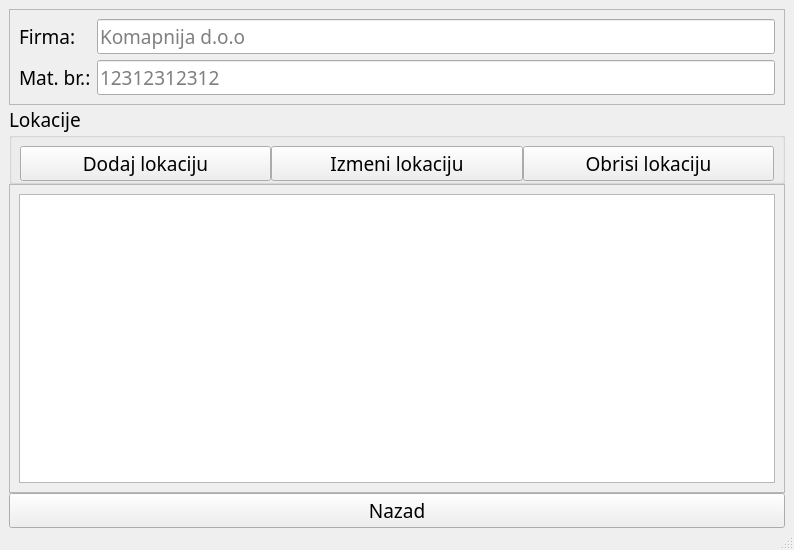
<?xml version="1.0" encoding="UTF-8"?>
<ui version="4.0">
 <class>MainWindow</class>
 <widget class="QMainWindow" name="MainWindow">
  <property name="geometry">
   <rect>
    <x>0</x>
    <y>0</y>
    <width>794</width>
    <height>550</height>
   </rect>
  </property>
  <property name="windowTitle">
   <string>MainWindow</string>
  </property>
  <widget class="QWidget" name="centralwidget">
   <layout class="QVBoxLayout" name="verticalLayout_2">
    <property name="spacing">
     <number>0</number>
    </property>
    <property name="bottomMargin">
     <number>0</number>
    </property>
    <item>
     <widget class="QFrame" name="frame">
      <property name="font">
       <font>
        <family>Calibri Light</family>
        <pointsize>14</pointsize>
       </font>
      </property>
      <property name="frameShape">
       <enum>QFrame::StyledPanel</enum>
      </property>
      <property name="frameShadow">
       <enum>QFrame::Raised</enum>
      </property>
      <layout class="QGridLayout" name="gridLayout">
       <item row="2" column="0">
        <widget class="QLabel" name="matbrLabel">
         <property name="text">
          <string>Mat. br.:</string>
         </property>
        </widget>
       </item>
       <item row="0" column="0">
        <widget class="QLabel" name="firmaLabel">
         <property name="font">
          <font>
           <family>Calibri Light</family>
           <pointsize>14</pointsize>
          </font>
         </property>
         <property name="text">
          <string>Firma:</string>
         </property>
        </widget>
       </item>
       <item row="2" column="1">
        <widget class="QLineEdit" name="matbrTxt">
         <property name="readOnly">
          <bool>true</bool>
         </property>
         <property name="placeholderText">
          <string>12312312312</string>
         </property>
        </widget>
       </item>
       <item row="0" column="1">
        <widget class="QLineEdit" name="firmaTxt">
         <property name="enabled">
          <bool>true</bool>
         </property>
         <property name="readOnly">
          <bool>true</bool>
         </property>
         <property name="placeholderText">
          <string>Komapnija d.o.o</string>
         </property>
        </widget>
       </item>
      </layout>
     </widget>
    </item>
    <item>
     <widget class="QGroupBox" name="groupBox">
      <property name="font">
       <font>
        <family>Calibri Light</family>
        <pointsize>14</pointsize>
       </font>
      </property>
      <property name="title">
       <string>Lokacije</string>
      </property>
      <layout class="QHBoxLayout" name="horizontalLayout">
       <property name="spacing">
        <number>0</number>
       </property>
       <property name="leftMargin">
        <number>8</number>
       </property>
       <property name="topMargin">
        <number>8</number>
       </property>
       <property name="rightMargin">
        <number>8</number>
       </property>
       <property name="bottomMargin">
        <number>0</number>
       </property>
       <item>
        <widget class="QPushButton" name="addBtn">
         <property name="sizePolicy">
          <sizepolicy hsizetype="Minimum" vsizetype="Preferred">
           <horstretch>0</horstretch>
           <verstretch>0</verstretch>
          </sizepolicy>
         </property>
         <property name="text">
          <string>Dodaj lokaciju</string>
         </property>
        </widget>
       </item>
       <item>
        <widget class="QPushButton" name="updateBtn">
         <property name="sizePolicy">
          <sizepolicy hsizetype="Minimum" vsizetype="Preferred">
           <horstretch>0</horstretch>
           <verstretch>0</verstretch>
          </sizepolicy>
         </property>
         <property name="text">
          <string>Izmeni lokaciju</string>
         </property>
        </widget>
       </item>
       <item>
        <widget class="QPushButton" name="deleteBtn">
         <property name="sizePolicy">
          <sizepolicy hsizetype="Minimum" vsizetype="Preferred">
           <horstretch>0</horstretch>
           <verstretch>0</verstretch>
          </sizepolicy>
         </property>
         <property name="text">
          <string>Obrisi lokaciju</string>
         </property>
        </widget>
       </item>
      </layout>
     </widget>
    </item>
    <item>
     <widget class="QFrame" name="frame_2">
      <property name="font">
       <font>
        <family>Calibri Light</family>
        <pointsize>12</pointsize>
       </font>
      </property>
      <property name="frameShape">
       <enum>QFrame::StyledPanel</enum>
      </property>
      <property name="frameShadow">
       <enum>QFrame::Raised</enum>
      </property>
      <layout class="QHBoxLayout" name="horizontalLayout_2">
       <item>
        <widget class="QTableWidget" name="tableWidget">
         <property name="sizePolicy">
          <sizepolicy hsizetype="Expanding" vsizetype="Expanding">
           <horstretch>0</horstretch>
           <verstretch>0</verstretch>
          </sizepolicy>
         </property>
         <property name="frameShadow">
          <enum>QFrame::Sunken</enum>
         </property>
         <property name="selectionMode">
          <enum>QAbstractItemView::ExtendedSelection</enum>
         </property>
        </widget>
       </item>
      </layout>
     </widget>
    </item>
    <item>
     <widget class="QPushButton" name="nazadBtn">
      <property name="font">
       <font>
        <family>Calibri Light</family>
        <pointsize>14</pointsize>
       </font>
      </property>
      <property name="text">
       <string>Nazad</string>
      </property>
     </widget>
    </item>
   </layout>
  </widget>
  <widget class="QMenuBar" name="menubar">
   <property name="geometry">
    <rect>
     <x>0</x>
     <y>0</y>
     <width>794</width>
     <height>21</height>
    </rect>
   </property>
  </widget>
  <widget class="QStatusBar" name="statusbar"/>
 </widget>
 <resources/>
 <connections/>
</ui>
